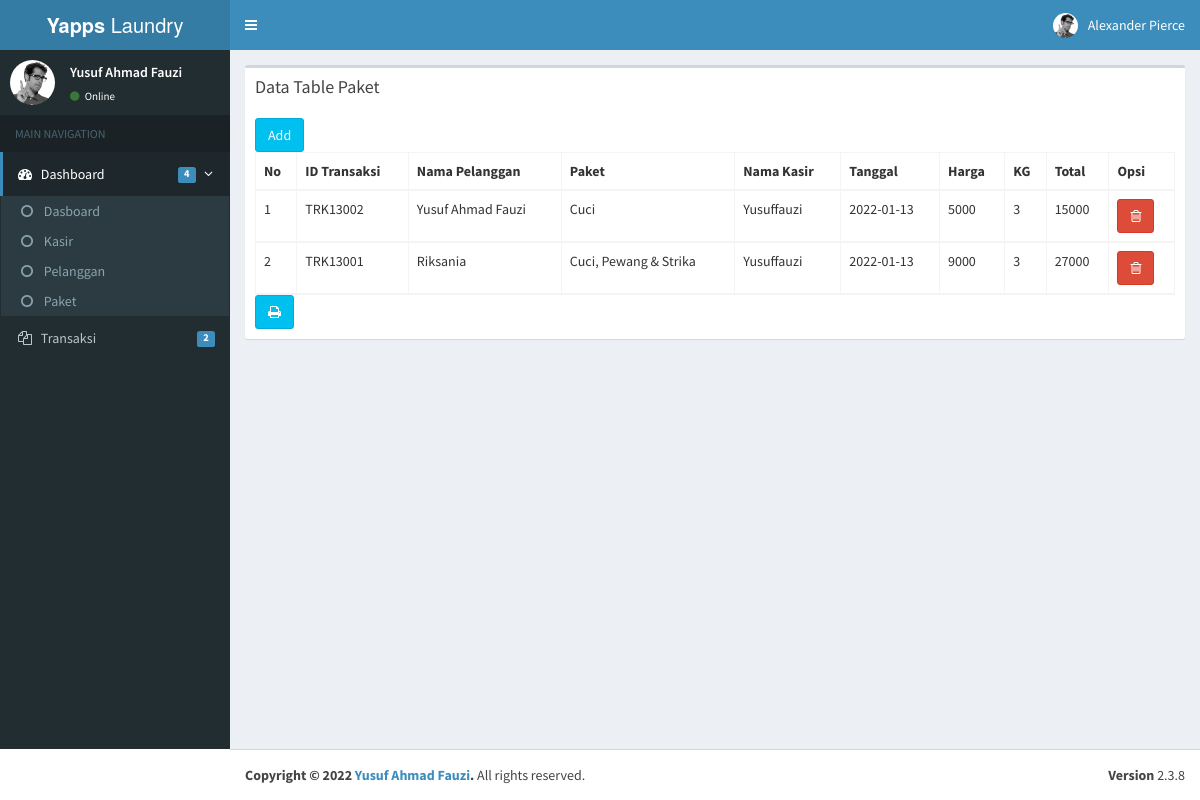
Page /page/Transaksi/tampil.php on the committed database.
### tables this page shows
CREATE TABLE `tb_transaksi` (
  `id_transaksi` varchar(11) NOT NULL,
  `id_user` varchar(50) NOT NULL,
  `id_pelanggan` varchar(50) NOT NULL,
  `id_paket` varchar(50) NOT NULL,
  `tgl_transaksi` date NOT NULL,
  `harga` varchar(10) NOT NULL,
  `jml_kilo` varchar(10) NOT NULL,
  `total` varchar(15) NOT NULL
);

CREATE TABLE `tb_pelanggan` (
  `id_pelanggan` varchar(11) NOT NULL,
  `nm_pel` varchar(50) NOT NULL,
  `alamat` varchar(50) NOT NULL,
  `hp` varchar(13) NOT NULL
);

CREATE TABLE `tb_paket` (
  `id_paket` varchar(11) NOT NULL,
  `nm_paket` varchar(50) NOT NULL,
  `harga` varchar(50) NOT NULL
);

CREATE TABLE `tb_user` (
  `id_user` varchar(11) NOT NULL,
  `nm_user` varchar(50) NOT NULL,
  `password` varchar(50) NOT NULL,
  `level` varchar(50) NOT NULL
);

### page/database.php (called while the page is built, shortened)
<?php
class database{
    var $host = "localhost";
    var $username = "root";
    var $password = "";
    var $database = "laundry";
    var $koneksi = "";
    function __construct(){
        $this->koneksi = mysqli_connect($this->host, $this->username,
         $this->password, $this->database);
    }
    function tampil_data_tran(){
        $data = mysqli_query($this->koneksi, "select tb_transaksi.id_transaksi, tb_pelanggan.nm_pel, tb_user.nm_user, tb_paket.nm_paket,
                             tb_transaksi.tgl_transaksi, tb_transaksi.harga, tb_transaksi.jml_kilo, tb_transaksi.total from
                             tb_transaksi join tb_pelanggan on tb_transaksi.id_pelanggan = tb_pelanggan.id_pelanggan
                            join tb_user on tb_transaksi.id_user
                             = tb_user.id_user join tb_paket on tb_transaksi.id_paket = tb_paket.id_paket");
        while($row = mysqli_fetch_array($data)){
            $hasil[] = $row;
        }
        return $hasil;
    }
}
?>

### page/Transaksi/tampil.php (the view, shortened to what this page needs)
<?php
include '../database.php';
$db = new database();
?>
<!DOCTYPE html>
<html>
<head>
  <link rel="stylesheet" href="../../bootstrap/css/bootstrap.min.css">
  <link rel="stylesheet" href="https://cdnjs.cloudflare.com/ajax/libs/font-awesome/4.5.0/css/font-awesome.min.css">
  <link rel="stylesheet" href="https://cdnjs.cloudflare.com/ajax/libs/ionicons/2.0.1/css/ionicons.min.css">
  <link rel="stylesheet" href="../../dist/css/AdminLTE.min.css">
  <link rel="stylesheet" href="../../dist/css/skins/_all-skins.min.css">
</head>
<body class="hold-transition skin-blue sidebar-mini">
<div class="wrapper">
  <header class="main-header">
    <a href="../../index2.html" class="logo">
      <span class="logo-lg"><b>Yapps </b>Laundry</span>
    </a>
    <nav class="navbar navbar-static-top">
      <a href="#" class="sidebar-toggle" data-toggle="offcanvas" role="button">
      </a>
      <div class="navbar-custom-menu">
        <ul class="nav navbar-nav">
          <li class="dropdown user user-menu">
            <a href="#" class="dropdown-toggle" data-toggle="dropdown">
              <img src="../../dist/img/user2-160x160.jpg" class="user-image" alt="User Image">
              <span class="hidden-xs">Alexander Pierce</span>
            </a>
          </li>
        </ul>
      </div>
    </nav>
  </header>
  <aside class="main-sidebar">
    <section class="sidebar">
      <div class="user-panel">
        <div class="pull-left image">
          <img src="../../dist/img/user2-160x160.jpg" class="img-circle" alt="User Image">
        </div>
        <div class="pull-left info">
          <p>Yusuf Ahmad Fauzi</p>
          <a href="#"><i class="fa fa-circle text-success"></i> Online</a>
        </div>
      </div>
      <ul class="sidebar-menu">
        <li class="header">MAIN NAVIGATION</li>
        <li class="active treeview">
          <a href="#">
            <i class="fa fa-dashboard"></i> <span>Dashboard</span>
            <span class="pull-right-container">
              <i class="fa fa-angle-left pull-right"></i>
              <span class="label label-primary pull-right">4</span>
            </span>
          </a>
          <ul class="treeview-menu">
            <li><a href="../../tampil.php"><i class="fa fa-circle-o"></i> Dasboard</a></li>
            <li><a href="../Kasir/tampil.php"><i class="fa fa-circle-o"></i> Kasir</a></li>
            <li><a href="../Pelanggan/tampil.php"><i class="fa fa-circle-o"></i> Pelanggan</a></li>
            <li><a href="../Paket/tampil.php"><i class="fa fa-circle-o"></i> Paket</a></li>
          </ul>
        </li>
        <li class="treeview">
          <a href="#">
            <i class="fa fa-files-o"></i>
            <span>Transaksi</span>
            <span class="pull-right-container">
              <span class="label label-primary pull-right">2</span>
            </span>
          </a>
        </li>
        </ul>
    </section>
  </aside>
  <div class="content-wrapper">
    <section class="content-header">
    <div class="box">
            <div class="box-header">
              <h3 class="box-title">Data Table Paket</h3>
            </div>
            <div class="box-body">
              <table id="example1" class="table table-bordered table-striped">
                <thead>
                <a href = "forminput.php" class="btn btn-info"></i> Add</a>
                <th>No</th>
                <th>ID Transaksi</th>
                <th>Nama Pelanggan</th>
                <th>Paket</th>
                <th>Nama Kasir</th>
                <th>Tanggal</th>
                <th>Harga</th>
                <th>KG</th>
                <th>Total</th>
                <th>Opsi</th>
                <?php
                $no = 1;
                foreach ($db->tampil_data_tran() as $x){
                ?>
                <tr>
                <td><?php echo $no++; ?></td>
                <td><?php echo $x['id_transaksi']; ?></td>
                <td><?php echo $x['nm_pel']; ?></td>
                <td><?php echo $x['nm_paket']; ?></td>
                <td><?php echo $x['nm_user']; ?></td>
                <td><?php echo $x['tgl_transaksi']; ?></td>
                <td><?php echo $x['harga']; ?></td>
                <td><?php echo $x['jml_kilo']; ?></td>
                <td><?php echo $x['total']; ?></td>
                <td>
                    <a class="btn btn-danger" href="../inputdata.php?action=deletetran&idtran=<?php echo $x['id_transaksi']; ?>"><i class="fa  fa-trash-o"></i></a>
                </td>
              </tr>
              <?php } ?>
              </table>
              <a class="btn btn-info" href="cetak.php" target="_blank"><i class="fa  fa-print"></i></a>
            </div>
          </div>
          </div>
      </div>
  <footer class="main-footer">
    <div class="pull-right hidden-xs">
      <b>Version</b> 2.3.8
    </div>
    <strong>Copyright &copy; 2022 <a href="">Yusuf Ahmad Fauzi</a>.</strong> All rights
    reserved.
  </footer>
</body>
</html>

### rows in the picture
tb_transaksi: id_transaksi "TRK13002", id_pelanggan.nm_pel "Yusuf Ahmad Fauzi", id_paket.nm_paket "Cuci", id_user.nm_user "Yusuffauzi", tgl_transaksi "2022-01-13", harga "5000", jml_kilo "3", total "15000"
tb_transaksi: id_transaksi "TRK13001", id_pelanggan.nm_pel "Riksania", id_paket.nm_paket "Cuci, Pewang & Strika", id_user.nm_user "Yusuffauzi", tgl_transaksi "2022-01-13", harga "9000", jml_kilo "3", total "27000"
